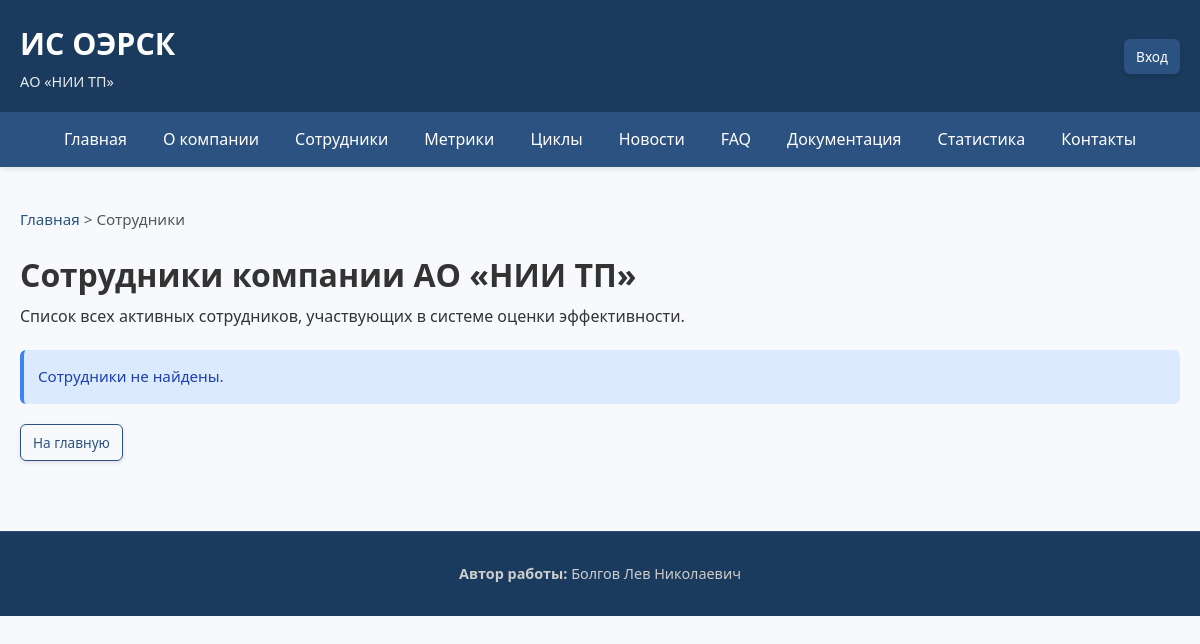
Page /employees on the earlier database version.
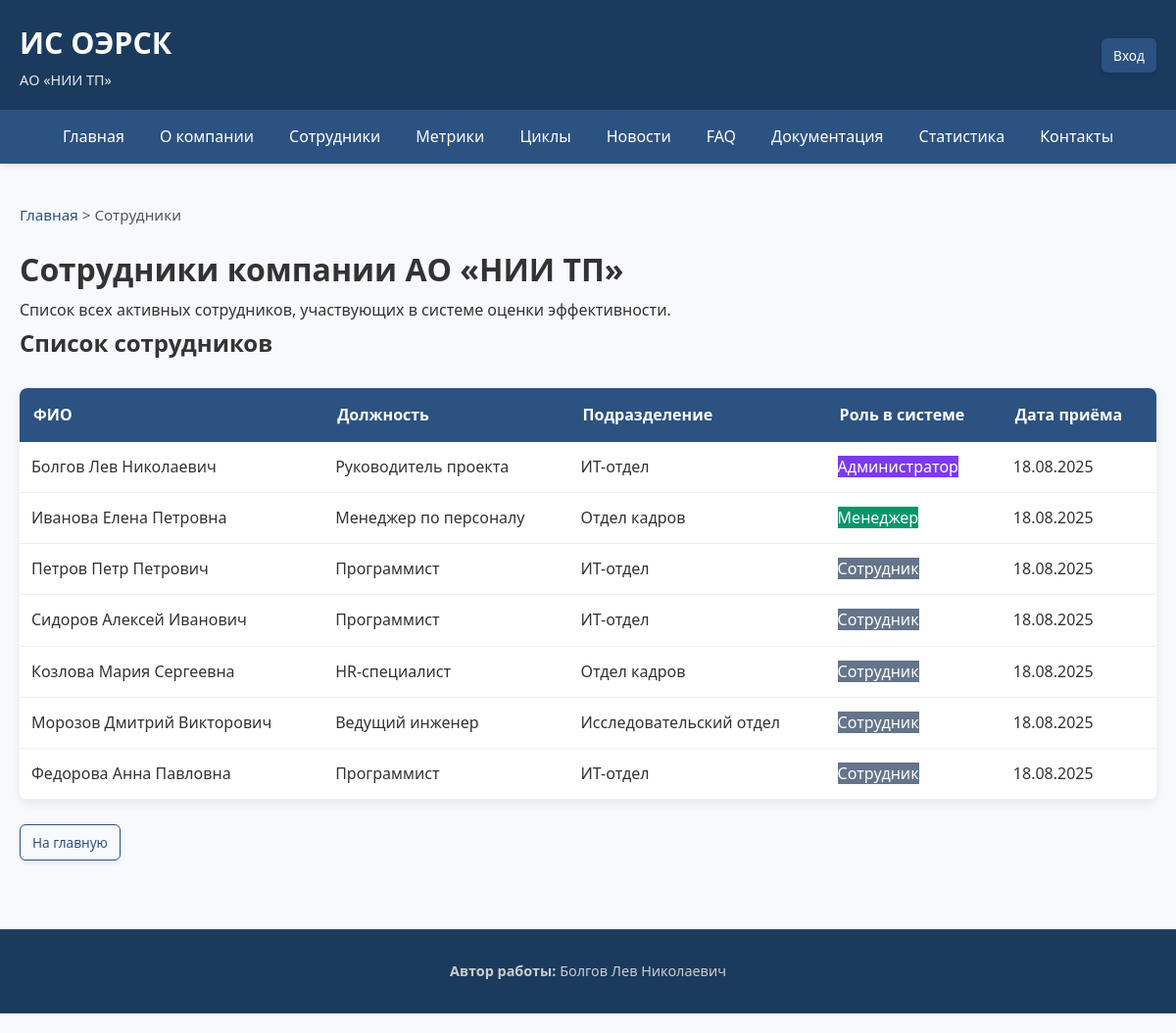
Same page on the later database version.
### app/models.py (models this page shows)
class Employee(db.Model, UserMixin):
    __tablename__ = 'employees'
    id = db.Column(db.Integer, primary_key=True)
    full_name = db.Column(db.String(150), nullable=False)
    email = db.Column(db.String(120), unique=True, nullable=False)
    password_hash = db.Column(db.String(255), nullable=False)
    role_id = db.Column(db.Integer, db.ForeignKey('roles.id'), nullable=False)
    department_id = db.Column(db.Integer, db.ForeignKey('departments.id'), nullable=False)
    position_id = db.Column(db.Integer, db.ForeignKey('positions.id'), nullable=False)
    ip_address = db.Column(db.String(45))
    hire_date = db.Column(db.DateTime, default=datetime.utcnow)
    is_active = db.Column(db.Boolean, default=True)
    role = db.relationship('Role')
    department = db.relationship('Department')
    position = db.relationship('Position')

class Position(db.Model):
    __tablename__ = 'positions'
    id = db.Column(db.Integer, primary_key=True)
    title = db.Column(db.String(100), nullable=False)
    department_id = db.Column(db.Integer, db.ForeignKey('departments.id'), nullable=False)
    department = db.relationship('Department', backref='positions')
    description = db.Column(db.Text)

class Department(db.Model):
    __tablename__ = 'departments'
    id = db.Column(db.Integer, primary_key=True)
    name = db.Column(db.String(100), nullable=False, unique=True)
    description = db.Column(db.Text)

class Role(db.Model):
    __tablename__ = 'roles'
    id = db.Column(db.Integer, primary_key=True)
    name = db.Column(db.String(50), unique=True, nullable=False)
    description = db.Column(db.Text)

### app/views.py (the view)
@views.route('/employees')
def employees():
    emps = Employee.query.filter_by(is_active=True).all()
    breadcrumbs = [("Главная", url_for('views.index')), ("Сотрудники", url_for('views.employees'))]
    return render_with_breadcrumbs('employees.html', breadcrumbs, employees=emps)

### app/views.py (called while the page is built)
def render_with_breadcrumbs(template, breadcrumbs, **context):
    return render_template(template, breadcrumbs=breadcrumbs, **context)

### app/templates/employees.html (shortened to what this page needs)
{% extends "base.html" %}
{% block content %}
<h1>Сотрудники компании АО «НИИ ТП»</h1>
<p class="lead">
    Список всех активных сотрудников, участвующих в системе оценки эффективности.
</p>
{% if employees %}
    <div class="section">
        <h2>Список сотрудников</h2>
        <table>
            <thead>
                <tr>
                    <th>ФИО</th>
                    <th>Должность</th>
                    <th>Подразделение</th>
                    <th>Роль в системе</th>
                    <th>Дата приёма</th>
                </tr>
            </thead>
            <tbody>
                {% for emp in employees %}
                <tr>
                    <td>{{ emp.full_name }}</td>
                    <td>{{ emp.position.title if emp.position else '–' }}</td>
                    <td>{{ emp.department.name if emp.department else '–' }}</td>
                    <td>
                        <span class="badge {% if emp.role.name == 'admin' %}badge-admin
                               {% elif emp.role.name == 'manager' %}badge-manager
                               {% else %}badge-employee{% endif %}">
                            {{ {
                                'admin': 'Администратор',
                                'manager': 'Менеджер',
                                'employee': 'Сотрудник'
                            }[emp.role.name] }}
                        </span>
                    </td>
                    <td>{{ emp.hire_date.strftime('%d.%m.%Y') if emp.hire_date else '–' }}</td>
                </tr>
                {% endfor %}
            </tbody>
        </table>
    </div>
{% else %}
    <div class="alert alert-info">
        Сотрудники не найдены.
    </div>
{% endif %}
<div class="action-buttons">
    <a href="{{ url_for('views.index') }}" class="btn btn-outline">На главную</a>
</div>
{% endblock %}

Differences in the rows shown:
added Employee: full_name "Болгов Лев Николаевич", position "Руководитель проекта", department "ИТ-отдел", hire_date "18.08.2025"
now on this page (row unchanged): Role: name "Администратор"
added Employee: full_name "Иванова Елена Петровна", position "Менеджер по персоналу", department "Отдел кадров", hire_date "18.08.2025"
now on this page (row unchanged): Role: name "Менеджер"
added Employee: full_name "Петров Петр Петрович", position "Программист", department "ИТ-отдел", hire_date "18.08.2025"
now on this page (row unchanged): Role: name "Сотрудник"
added Employee: full_name "Сидоров Алексей Иванович", position "Программист", department "ИТ-отдел", hire_date "18.08.2025"
added Employee: full_name "Козлова Мария Сергеевна", position "HR-специалист", department "Отдел кадров", hire_date "18.08.2025"
added Employee: full_name "Морозов Дмитрий Викторович", position "Ведущий инженер", department "Исследовательский отдел", hire_date "18.08.2025"
added Employee: full_name "Федорова Анна Павловна", position "Программист", department "ИТ-отдел", hire_date "18.08.2025"
Other differences:
text no longer shown: "Сотрудники не найдены."
text now shown: "Список сотрудников ФИО Должность Подразделение Роль в системе Дата приёма"
